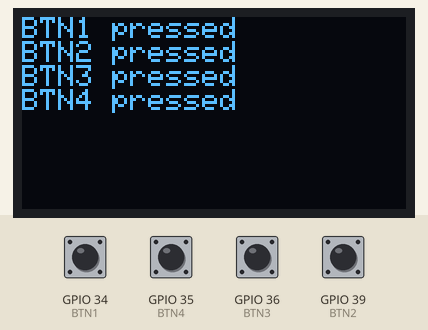
The sketch below on a simulated ESP32. Shown: 128×64 one-colour display. Inputs (shaded band) come from the test bench; at power-on: GPIO 34 (BTN1), GPIO 35 (BTN4), GPIO 36 (BTN3), GPIO 39 (BTN2) HIGH. What the sketch prints to the serial monitor is not drawn.

Above: at 1.2 s.
1.3 s: GPIO 34 (BTN1) pulled LOW for 0.15 s
At 1.46 s:
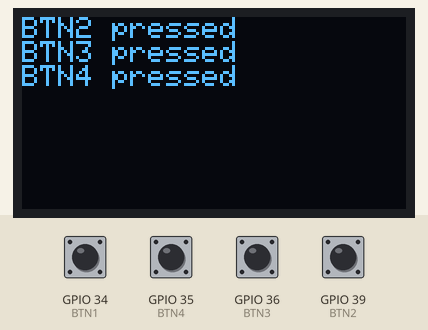
3.0 s: GPIO 35 (BTN4) pulled LOW for 0.15 s
At 3.16 s:
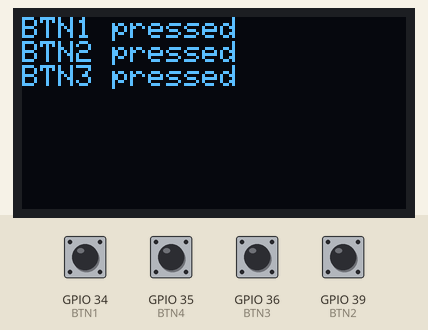
4.7 s: GPIO 36 (BTN3) pulled LOW for 0.15 s
At 4.86 s:
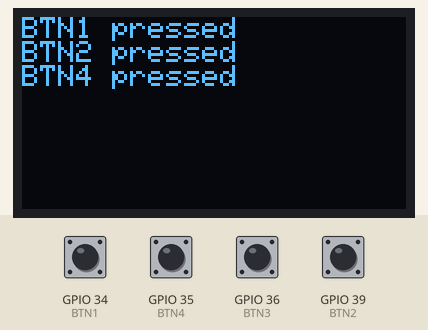
6.4 s: GPIO 39 (BTN2) pulled LOW for 0.15 s
8.1 s: GPIO 34 (BTN1) driven LOW and GPIO 35 (BTN4) driven LOW and GPIO 36 (BTN3) driven LOW and GPIO 39 (BTN2) driven LOW
At 9.1 s:
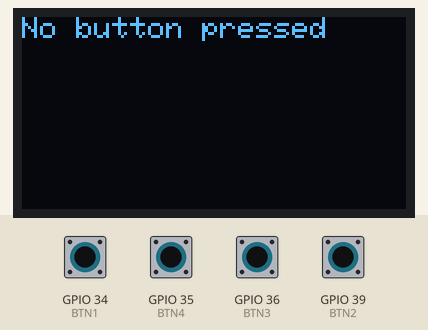
9.6 s: GPIO 34 (BTN1) driven HIGH
At 10.5 s:
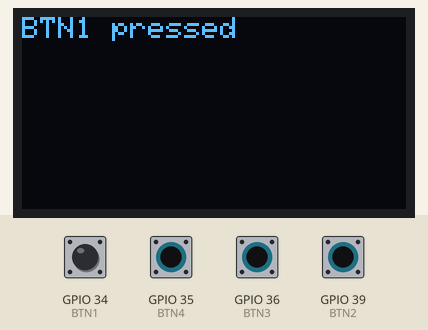
Timing chart, 0 to 12.1 s (numbered marks = the images above; inputs shaded):
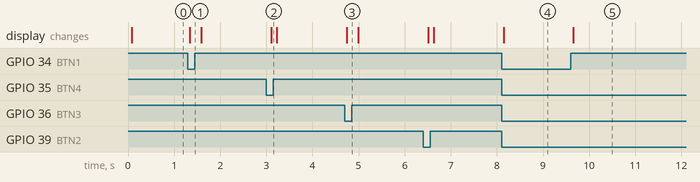

The sketch:

screen.ino
```cpp
#include <Wire.h>
#include <Adafruit_GFX.h>
#include <Adafruit_SH110X.h>

// I2C pins for ESP32
#define SCREEN_WIDTH 128
#define SCREEN_HEIGHT 64
#define SDA_PIN 21
#define SCL_PIN 22

// Create display object for SH1106
Adafruit_SH1106G display = Adafruit_SH1106G(SCREEN_WIDTH, SCREEN_HEIGHT, &Wire, -1);

// Buttons
#define BTN1 34
#define BTN4 35
#define BTN3 36  // VP
#define BTN2 39  // VN

void setup() {
  Serial.begin(115200);

  pinMode(BTN1, INPUT_PULLUP);
  pinMode(BTN2, INPUT_PULLUP);
  pinMode(BTN3, INPUT_PULLUP);
  pinMode(BTN4, INPUT_PULLUP);

  Wire.begin(SDA_PIN, SCL_PIN);

  if(!display.begin(0x3C, true)) {
    Serial.println("SH1106 allocation failed");
    while(1);
  }

  display.clearDisplay();
  display.setTextSize(1);
  display.setTextColor(SH110X_WHITE);
  display.setCursor(0,0);
  display.println("Ready");
  display.display();
}

void loop() {
  display.clearDisplay();
  display.setCursor(0,0);
  bool pressed = false;

  if(digitalRead(BTN1)) {
    display.println("BTN1 pressed");
    Serial.println("BTN1 pressed");
    pressed = true;
  }
  if(digitalRead(BTN2)) {
    display.println("BTN2 pressed");
    Serial.println("BTN2 pressed");
    pressed = true;
  }
  if(digitalRead(BTN3)) {
    display.println("BTN3 pressed");
    Serial.println("BTN3 pressed");
    pressed = true;
  }
  if(digitalRead(BTN4)) {
    display.println("BTN4 pressed");
    Serial.println("BTN4 pressed");
    pressed = true;
  }

  if(!pressed) {
    display.println("No button pressed");
  }

  display.display();
  delay(100);
}
```

Measured:
- after the input at 1.3 s, the display: changes at once (image 1)
- after the input at 3.0 s, the display: changes after 0.10 s (image 2)
- after the input at 4.7 s, the display: changes at once (image 3)
- after the input at 8.1 s, the display: changes at once (image 4)
- after the input at 9.6 s, the display: changes after 0.05 s (image 5)
